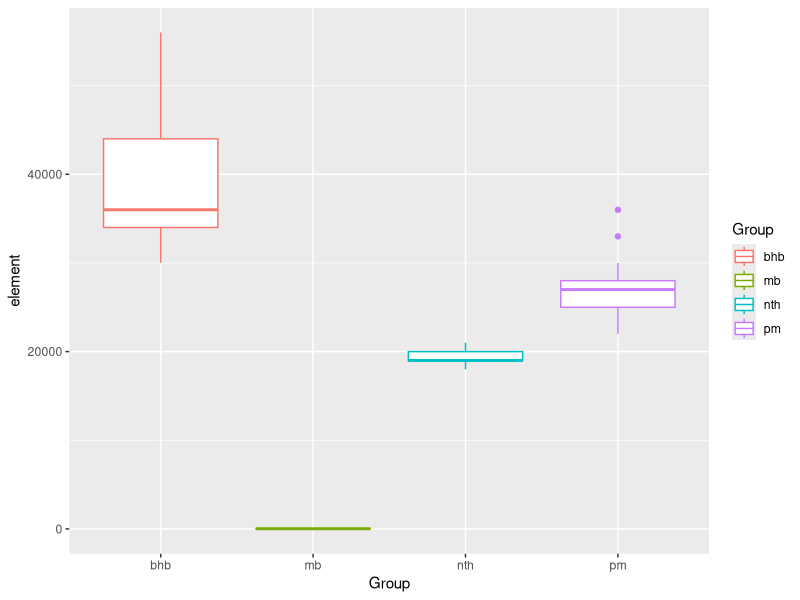
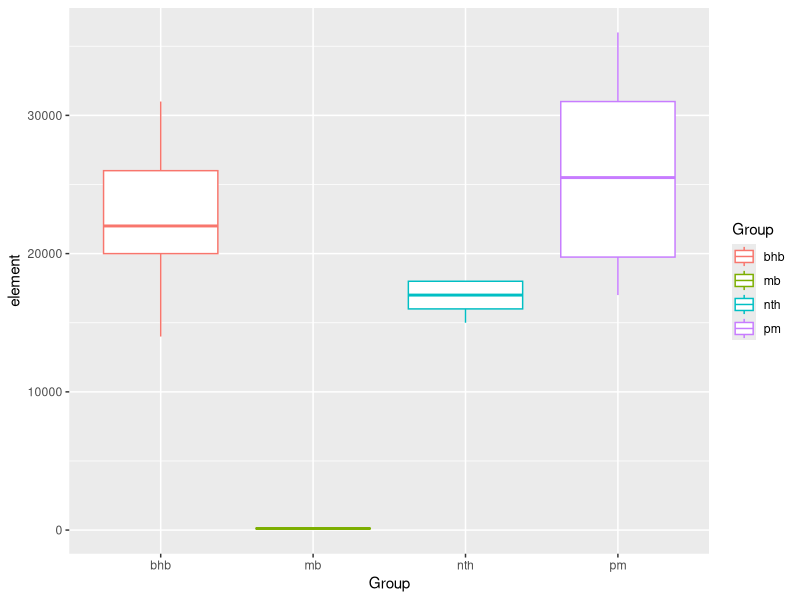
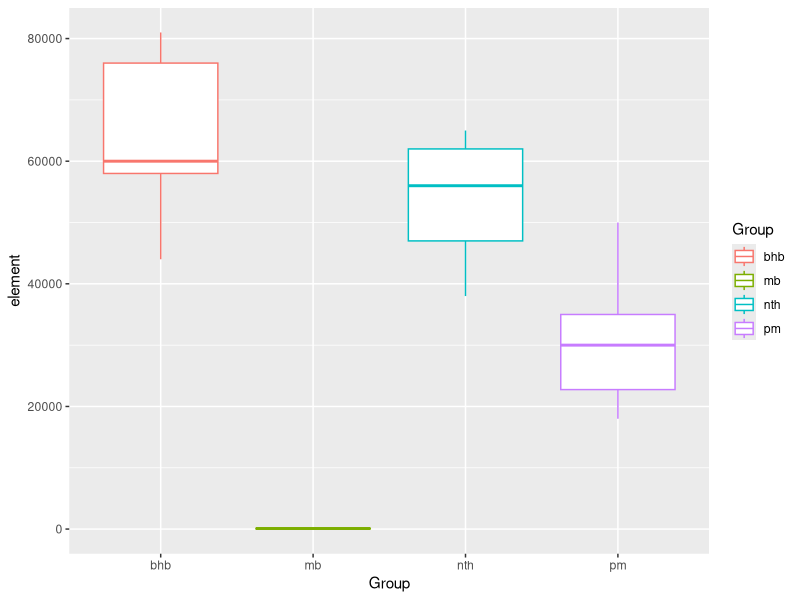
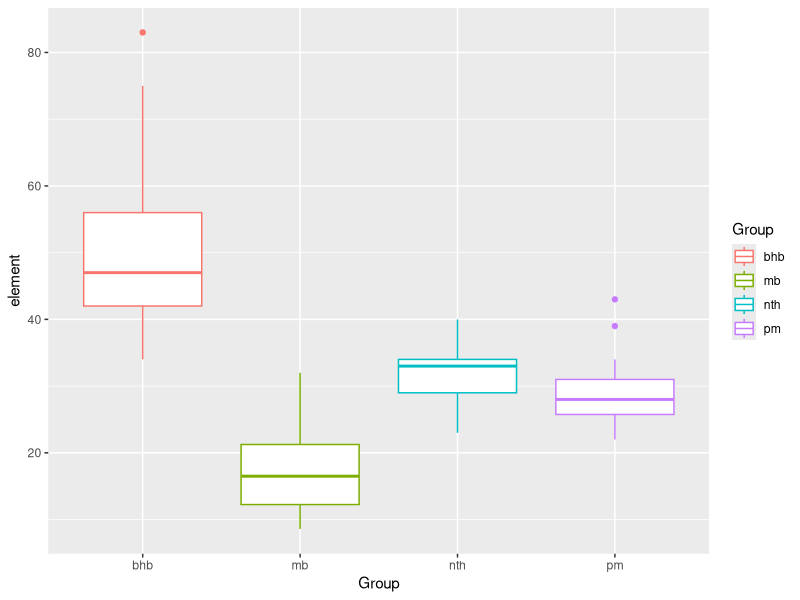
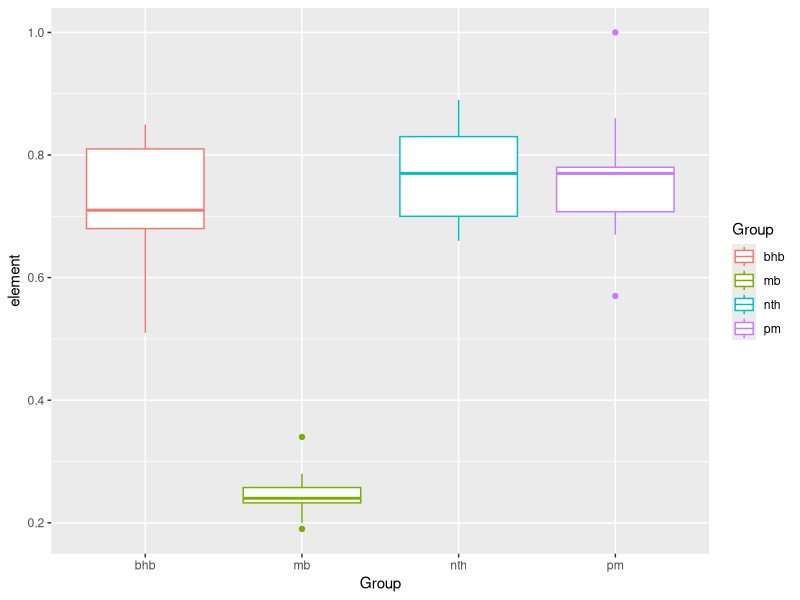

Generate these figures, in order, with R:
# Importing package tidyverse to use powerful functions to clean data and create plots.
# Importing package car to use levene's test to check assumptions for ANalysis Of VAriance.
# You need to have both packages installed to run the R-Script.
library(tidyverse)
# Tidyverse import overrides two in built functions filter() and log()
library(car)
# Car import overrides a dplyr function called recode.

# Function that creates a Box-Plot for the Data
createBoxPlot <- function(cannabisData, element){
  ggplot(cannabisData) +
    geom_boxplot(aes(x = Group, y = element, colour = Group))
}

# Function that implements the ANOVA test.
applyAnovaTest <- function(cannabisData, element){
  # Anova Testing
  ANOVA_result <- aov(element ~ Group, data = cannabisData)
  print(summary(ANOVA_result))
  
  # Critical value 0.05 . Checking at type-I-error of 5% . Confidence Interval 95%
  print(qf(p = 0.05, df1 = 3, df2 = ANOVA_result$df.residual, lower.tail = FALSE))
  
  # Return residual values to apply Shapiro Test later for assumption.
  return(ANOVA_result$residuals)
  
}

# Function that checks Constant Spread Assumption [Levene Test]. Variances are equal for ANOVA.
applyLeveneTest <- function(cannabisData, element){
  leveneTest(element ~ Group, data = cannabisData)
}

# Function that checks Normality of Data. [Shapiro-Wilk]. Data comes from Normal Distribution.
applyShapiroTest <- function(residual){
  print(shapiro.test(residual))
}

# Function that finds the corelation value between 2 continuous variables.
findCorrelation <- function(element1, element2){
  print(cor(element1, element2))
}

# Reading the data out of the CSV files.
cannabisData <- read.csv("DATA/potplants_MT5762.csv")
# Selecting only the columns i am interested in.
cannabisData <- cannabisData %>%
  select(Group, Mg, K, Ca, Al, Sc)

cannabisData <- cannabisData %>%
  mutate_if(is.character, as.factor)

#### Commands needed to execute Question 2.
# Calling self-declared function that creates BoxPlot for each of the elements.
# Mg
createBoxPlot(cannabisData, cannabisData$Mg)
# K
createBoxPlot(cannabisData, cannabisData$K)
# Ca
createBoxPlot(cannabisData, cannabisData$Ca)
# Al
createBoxPlot(cannabisData, cannabisData$Al)
# Sc
createBoxPlot(cannabisData, cannabisData$Sc)

# Calling Self-declared function to apply ANOVA TEST for each element.
# Mg
MG.residuals <- applyAnovaTest(cannabisData, cannabisData$Mg)
# K
K.residuals <- applyAnovaTest(cannabisData, cannabisData$K)
# Ca
Ca.residuals <- applyAnovaTest(cannabisData, cannabisData$Ca)
# Al
Al.residuals <- applyAnovaTest(cannabisData, cannabisData$Al)
# Sc
Sc.residuals <- applyAnovaTest(cannabisData, cannabisData$Sc)

# Calling Self-declared function to apply Levene Test and test Constant Spread Assumption.
# Mg
applyLeveneTest(cannabisData, cannabisData$Mg)
# K
applyLeveneTest(cannabisData, cannabisData$K)
# Ca
applyLeveneTest(cannabisData, cannabisData$Ca)
# Al
applyLeveneTest(cannabisData, cannabisData$Al)
# Sc
applyLeveneTest(cannabisData, cannabisData$Sc)

# Calling a Self-declared function to apply the Shapiro-Wilk Test, testing Normality.
# Mg
applyShapiroTest(MG.residuals)
# K
applyShapiroTest(K.residuals)
# Ca
applyShapiroTest(Ca.residuals)
# Al
applyShapiroTest(Al.residuals)
# Sc
applyShapiroTest(Sc.residuals)




#### Commands needed to execute Question 3.
## calling function to find correlation between 2 elements.
# Mg with K
findCorrelation(cannabisData$Mg, cannabisData$K)
# Mg with Ca
findCorrelation(cannabisData$Mg, cannabisData$Ca)
# K with Ca
findCorrelation(cannabisData$K, cannabisData$Ca)
# Al with Sc
findCorrelation(cannabisData$Al, cannabisData$Sc)
# Mg with Al
findCorrelation(cannabisData$Mg, cannabisData$Al)





